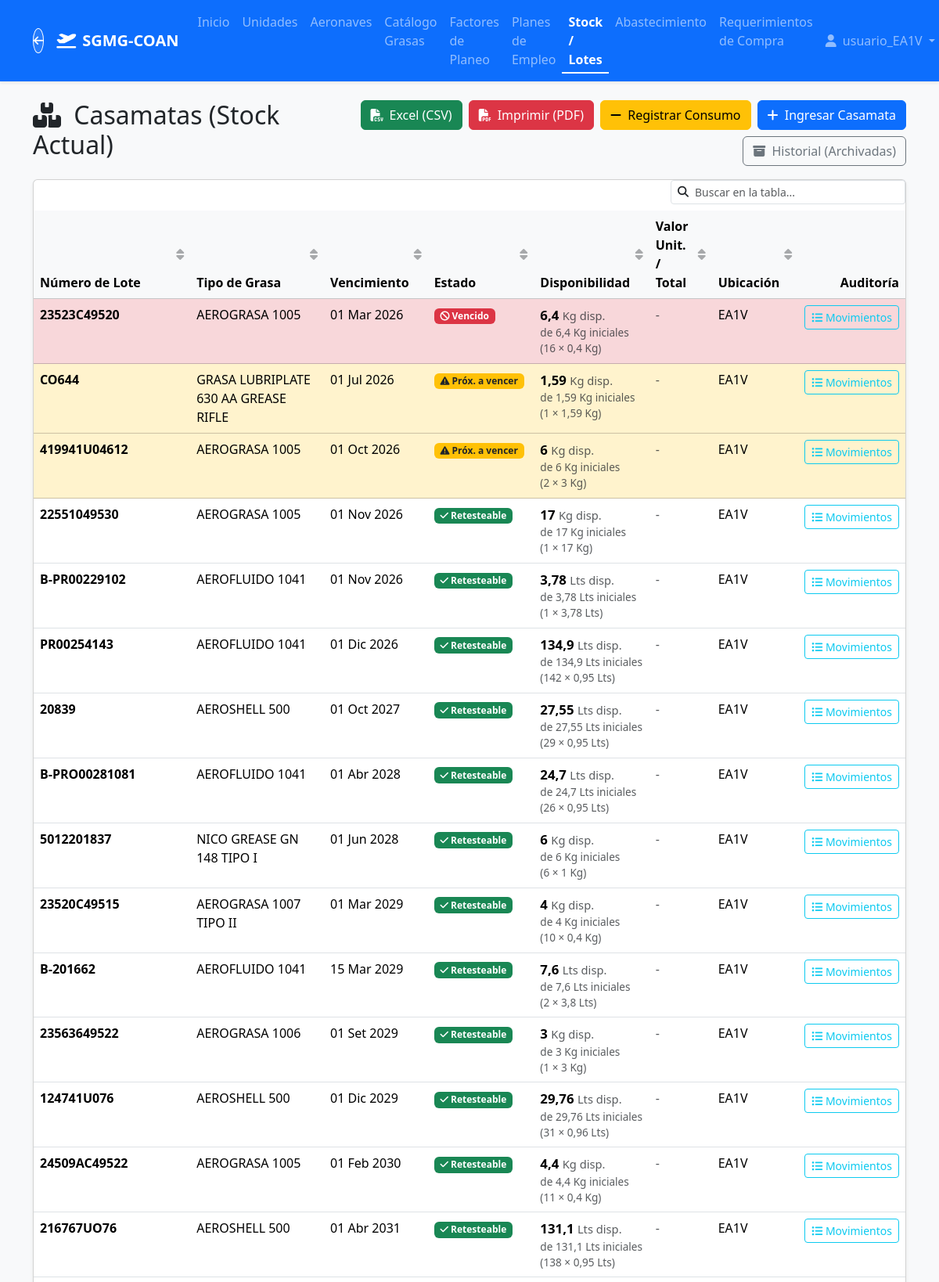
Page /stock/ (signed in, upper part) on the committed database.
### core/models.py (models this page shows, shortened)
class CustomUser(AbstractUser):
    unit = models.ForeignKey(
        'Unit',
        on_delete=models.SET_NULL,
        null=True,
        blank=True,
        related_name='users',
        verbose_name="Unidad / Escuadrilla Asignada",
        help_text="Asignar una unidad para restringir al usuario a consumos únicamente de esta ubicación."
    )

class GreaseBatch(models.Model):
    STATUS_CHOICES = [
        ('SERVICEABLE', 'Retesteable'),
        ('NEAR_EXPIRATION', 'Próximo a Vencer'),
        ('EXPIRED', 'Vencido'),
        ('PENDING_RETEST', 'Retesteando...'),
    ]
    grease_type = models.ForeignKey(GreaseType, on_delete=models.CASCADE, related_name="batches", verbose_name="Tipo de Grasa")
    batch_number = models.CharField(max_length=100, verbose_name="Número de Lote")
    manufacturing_date = models.DateField(verbose_name="Fecha de Fabricación")
    expiration_date = models.DateField(verbose_name="Fecha de Vencimiento")
    container_size = models.DecimalField(max_digits=10, decimal_places=2, null=True, blank=True, verbose_name="Cantidad por Envase", help_text="Ej: 5 para un envase de 5 Kg")
    container_count = models.PositiveIntegerField(null=True, blank=True, verbose_name="Cantidad de Envases", help_text="Número de envases/latas en este lote")
    initial_quantity = models.DecimalField(max_digits=10, decimal_places=2, verbose_name="Cantidad Total Inicial")
    available_quantity = models.DecimalField(max_digits=10, decimal_places=2, verbose_name="Cantidad Disponible")
    unit_price = models.DecimalField(max_digits=14, decimal_places=6, verbose_name="Costo Unitario Real ($)", blank=True, null=True, help_text="Costo real calculado por unidad (Kg/L).")
    storage_location = models.CharField(max_length=100, verbose_name="Ubicación (Almacén/Unidad)")
    status = models.CharField(max_length=30, choices=STATUS_CHOICES, default='SERVICEABLE', verbose_name="Estado")
    can_be_retested = models.BooleanField(default=True, verbose_name="¿Admite retesteo futuro?", help_text="Indica si este lote puede ser sometido a un nuevo retesteo cuando venza.")
    is_archived = models.BooleanField(default=False, verbose_name="¿Archivado (Historial)?")
    class Meta:
        verbose_name = "Casamata"
        verbose_name_plural = "Casamatas"
        unique_together = ('grease_type', 'batch_number', 'storage_location')

class GreaseType(models.Model):
    unidad = models.CharField(max_length=50, verbose_name="UNIDAD")
    nomenclatura = models.CharField(max_length=150, verbose_name="NOMENCLATURA")
    nne_nsn = models.CharField(max_length=100, verbose_name="N.N.E. / N.S.N.", blank=True, null=True)
    sibys = models.CharField(max_length=100, verbose_name="SIBYS", blank=True, null=True)
    nato = models.CharField(max_length=100, verbose_name="NATO", blank=True, null=True)
    normas_mil_otras = models.CharField(max_length=200, verbose_name="NORMAS MIL / OTRAS", blank=True, null=True)
    shelf_life_months = models.PositiveIntegerField(verbose_name="Vida Útil Total (Meses)")
    recertification_allowed = models.BooleanField(default=False, verbose_name="Permite Re-certificación")
    minimum_stock = models.DecimalField(max_digits=10, decimal_places=2, default=0, verbose_name="Stock Mínimo Permanente", help_text="Punto de pedido. El sistema enviará alertas si el stock cae por debajo de esta cantidad.")
    class Meta:
        verbose_name = "Tipo de Grasa / Aceite"
        verbose_name_plural = "Tipos de Grasas / Aceites"

### core/views.py (the view)
# urls.py: path('stock/', views.GreaseBatchListView.as_view(), name='batch_list'),
class GreaseBatchListView(LoginRequiredMixin, ListView):
    model = GreaseBatch
    template_name = 'core/greasebatch_list.html'
    context_object_name = 'batches'
    ordering = ['expiration_date']
    def get_queryset(self):
        update_batch_statuses()
        qs = super().get_queryset().filter(is_archived=False)
        user = self.request.user
        if user.is_authenticated and getattr(user, 'unit', None):
            from django.db.models import Case, When, Value, IntegerField
            qs = qs.annotate(
                is_own_unit=Case(
                    When(storage_location=user.unit.name, then=Value(0)),
                    default=Value(1),
                    output_field=IntegerField(),
                )
            ).order_by('is_own_unit', 'expiration_date')
            return qs
        return qs.order_by('expiration_date')

### core/services.py (called while the page is built)
def update_batch_statuses():
    today = timezone.now().date()
    warning_date = today + timedelta(days=180) # 6 months warning
    GreaseBatch.objects.filter(
        expiration_date__lte=today,
        status__in=['SERVICEABLE', 'NEAR_EXPIRATION']
    ).update(status='EXPIRED')
    GreaseBatch.objects.filter(
        expiration_date__gt=today,
        expiration_date__lte=warning_date,
        status__in=['SERVICEABLE', 'EXPIRED'] # Added EXPIRED here to catch retests that are now near expiration
    ).update(status='NEAR_EXPIRATION')
    GreaseBatch.objects.filter(
        expiration_date__gt=warning_date,
        status__in=['EXPIRED', 'NEAR_EXPIRATION']
    ).update(status='SERVICEABLE')

### core/templatetags/core_filters.py (called while the page is built)
@register.filter
def smart_number(value):
    try:
        if isinstance(value, Decimal):
            d = value.normalize()
            if d == d.to_integral():
                return int(d)
            return d
        f_val = float(value)
        rounded_val = round(f_val, 4)
        if rounded_val.is_integer():
            return int(rounded_val)
        return rounded_val
    except (ValueError, TypeError):
        return value

### core/templates/core/greasebatch_list.html (shortened to what this page needs)
{% extends 'base.html' %}
{% load core_filters %}
{% block content %}
<div class="d-flex justify-content-between align-items-center mt-4 mb-3">
    <h2><i class="fa-solid fa-boxes-stacked me-2"></i> Casamatas (Stock Actual)</h2>
    <div class="d-flex gap-2 flex-wrap justify-content-end">
        <a href="{% url 'export_grease_batches_csv' %}" class="btn btn-success"><i class="fa-solid fa-file-csv me-2"></i>Excel (CSV)</a>
        <a href="{% url 'export_grease_batches_pdf' %}" class="btn btn-danger"><i class="fa-solid fa-file-pdf me-2"></i>Imprimir (PDF)</a>
        {% if user.is_staff or 'Logistica' in user.groups.all|join:',' or 'Administrador' in user.groups.all|join:',' or user.unit %}
        <a href="{% url 'consume_grease' %}" class="btn btn-warning"><i class="fa-solid fa-minus me-1"></i> Registrar Consumo</a>
        <a href="{% url 'batch_create' %}" class="btn btn-primary"><i class="fa-solid fa-plus me-1"></i> Ingresar Casamata</a>
        {% endif %}
        <a href="{% url 'batch_archived_list' %}" class="btn btn-outline-secondary"><i class="fa-solid fa-box-archive me-1"></i> Historial (Archivadas)</a>
    </div>
</div>
<div class="card shadow-sm">
    <div class="card-body p-0">
        <table class="table table-hover mb-0">
            <thead class="table-light">
                <tr>
                    <th>Número de Lote</th>
                    <th>Tipo de Grasa</th>
                    <th>Vencimiento</th>
                    <th>Estado</th>
                    <th>Disponibilidad</th>
                    <th>Valor Unit. / Total</th>
                    <th>Ubicación</th>
                    <th class="text-end">Auditoría</th>
                </tr>
            </thead>
            <tbody>
                {% for batch in batches %}
                <tr class="{% if batch.available_quantity <= 0 %}table-secondary text-muted{% elif batch.status == 'EXPIRED' %}table-danger{% elif batch.status == 'NEAR_EXPIRATION' %}table-warning{% elif batch.status == 'PENDING_RETEST' %}table-info{% endif %}">
                    <td><strong>{{ batch.batch_number }}</strong></td>
                    <td>{{ batch.grease_type.nomenclatura }}</td>
                    <td data-sort="{{ batch.expiration_date|date:'Y-m-d' }}">{{ batch.expiration_date|date:"d M Y" }}</td>
                    <td>
                        {% if batch.available_quantity <= 0 %}
                            <span class="badge bg-secondary"><i class="fa-solid fa-box-open"></i> Sin Stock</span>
                        {% elif batch.status == 'SERVICEABLE' %}
                            <span class="badge bg-success"><i class="fa-solid fa-check"></i> Retesteable</span>
                        {% elif batch.status == 'NEAR_EXPIRATION' %}
                            <span class="badge bg-warning text-dark"><i class="fa-solid fa-triangle-exclamation"></i> Próx. a vencer</span>
                        {% elif batch.status == 'EXPIRED' %}
                            <span class="badge bg-danger"><i class="fa-solid fa-ban"></i> Vencido</span>
                        {% elif batch.status == 'PENDING_RETEST' %}
                            <span class="badge bg-info text-dark"><i class="fa-solid fa-flask-vial"></i> Retesteando...</span>
                        {% else %}
                            <span class="badge bg-secondary">{{ batch.get_status_display }}</span>
                        {% endif %}
                    </td>
                    <td>
                        <div class="d-flex flex-column">
                            <span class="fw-bold" style="font-size: 1.05em;">
                                {{ batch.available_quantity|smart_number }} <small class="text-muted fw-normal">{{ batch.grease_type.unidad }} disp.</small>
                            </span>
                            <span class="text-muted" style="font-size: 0.85em;">
                                de {{ batch.initial_quantity|smart_number }} {{ batch.grease_type.unidad }} iniciales
                                {% if batch.container_size and batch.container_count %}
                                    <br>({{ batch.container_count }} × {{ batch.container_size|smart_number }} {{ batch.grease_type.unidad }})
                                {% endif %}
                            </span>
                        </div>
                    </td>
                    <td>
                        {% if batch.unit_price %}
                            <small class="text-muted">${{ batch.unit_price|floatformat:2 }} c/u</small><br>
                            <strong>${{ batch.get_total_value|floatformat:2 }}</strong>
                        {% else %}
                            <span class="text-muted">-</span>
                        {% endif %}
                    </td>
                    <td>{{ batch.storage_location }}</td>
                    <td class="text-end text-nowrap">
                        <a href="{% url 'batch_detail' batch.id %}" class="btn btn-sm btn-outline-info"><i class="fa-solid fa-list-ul"></i> Movimientos</a>
                    </td>
                </tr>
                {% empty %}
                <tr>
                    <td colspan="7" class="text-center py-4 text-muted">No hay casamatas registradas en stock.</td>
                </tr>
                {% endfor %}
            </tbody>
        </table>
    </div>
</div>
{% endblock %}

### templates/base.html (shortened to what this page needs)
<!DOCTYPE html>
{% load static %}
<html lang="es">
<head>
    <link href="https://cdn.jsdelivr.net/npm/bootstrap@5.3.2/dist/css/bootstrap.min.css" rel="stylesheet">
    <link rel="stylesheet" href="https://cdnjs.cloudflare.com/ajax/libs/font-awesome/6.4.2/css/all.min.css">
    <link href="{% static 'css/style.css' %}" rel="stylesheet">
</head>
<body class="bg-light">
    {% block navbar %}
    <nav class="navbar navbar-expand-lg navbar-dark bg-primary shadow-sm mb-4">
        <div class="container">
            <a href="/" class="btn btn-sm text-white border-white me-3" style="border-radius: 50%; width: 32px; height: 32px; padding: 0; display: flex; align-items: center; justify-content: center; background: rgba(255,255,255,0.1);" title="Volver al Portal">
                <i class="fa-solid fa-arrow-left"></i>
            </a>
            <a class="navbar-brand d-flex align-items-center" href="{% url 'home' %}">
                <i class="fa-solid fa-plane-departure me-2"></i>
                <strong>SGMG-COAN</strong>
            </a>
            <div class="collapse navbar-collapse" id="navbarNav">
                <ul class="navbar-nav me-auto">
                    <li class="nav-item">
                        <a class="nav-link {% if request.resolver_match.url_name == 'home' %}active fw-bold text-white border-bottom border-2 border-white pb-1{% endif %}" href="{% url 'home' %}">Inicio</a>
                    </li>
                    {% if user.is_authenticated %}
                    <li class="nav-item">
                        <a class="nav-link " href="{% url 'unit_list' %}">Unidades</a>
                    </li>
                    <li class="nav-item">
                        <a class="nav-link {% if 'aircraft' in request.resolver_match.url_name %}active fw-bold text-white border-bottom border-2 border-white pb-1{% endif %}" href="{% url 'aircraft_list' %}">Aeronaves</a>
                    </li>
                    <li class="nav-item">
                        <a class="nav-link " href="{% url 'grease_list' %}">Catálogo Grasas</a>
                    </li>
                    <li class="nav-item">
                        <a class="nav-link {% if 'association' in request.resolver_match.url_name %}active fw-bold text-white border-bottom border-2 border-white pb-1{% endif %}" href="{% url 'association_list' %}">Factores de Planeo</a>
                    </li>
                    <li class="nav-item">
                        <a class="nav-link {% if 'flightplan' in request.resolver_match.url_name %}active fw-bold text-white border-bottom border-2 border-white pb-1{% endif %}" href="{% url 'flightplan_list' %}">Planes de Empleo</a>
                    </li>
                    <li class="nav-item">
                        <a class="nav-link {% if 'batch' in request.resolver_match.url_name or 'consume_grease' in request.resolver_match.url_name %}active fw-bold text-white border-bottom border-2 border-white pb-1{% endif %}" href="{% url 'batch_list' %}">Stock / Lotes</a>
                    </li>
                    <li class="nav-item">
                        <a class="nav-link " href="{% url 'procurement_forecast' %}">Abastecimiento</a>
                    </li>
                    <li class="nav-item">
                        <a class="nav-link " href="{% url 'requirement_list' %}">Requerimientos de Compra</a>
                    </li>
                    {% endif %}
                </ul>
                <ul class="navbar-nav ms-auto">
                    {% if user.is_authenticated %}
                        <li class="nav-item dropdown">
                            <a class="nav-link dropdown-toggle" href="#" id="navbarDropdown" role="button" data-bs-toggle="dropdown" aria-expanded="false">
                                <i class="fa-solid fa-user me-1"></i> {{ user.username }}
                            </a>
                        </li>
                    {% else %}
                        <li class="nav-item">
                            <a class="nav-link" href="{% url 'login' %}">Iniciar Sesión</a>
                        </li>
                    {% endif %}
                </ul>
            </div>
        </div>
    </nav>
    {% endblock navbar %}
    <div class="container">
        {% block content %}
        {% endblock %}
    </div>
</body>
</html>

### rows in the picture
CustomUser: username "usuario_EA1V"
GreaseBatch: batch_number "23523C49520", grease_type.nomenclatura "AEROGRASA 1005", expiration_date "01 Mar 2026", status "EXPIRED" (drawn), available_quantity|smart_number "6,4", grease_type.unidad "Kg", initial_quantity|smart_number "6,4", container_count "16", container_size|smart_number "0,4", storage_location "EA1V"
GreaseBatch: batch_number "CO644", grease_type.nomenclatura "GRASA LUBRIPLATE 630 AA GREASE RIFLE", expiration_date "01 Jul 2026", status "NEAR_EXPIRATION" (drawn), available_quantity|smart_number "1,59", grease_type.unidad "Kg", initial_quantity|smart_number "1,59", container_count "1", container_size|smart_number "1,59", storage_location "EA1V"
GreaseBatch: batch_number "419941U04612", grease_type.nomenclatura "AEROGRASA 1005", expiration_date "01 Oct 2026", status "NEAR_EXPIRATION" (drawn), available_quantity|smart_number "6", grease_type.unidad "Kg", initial_quantity|smart_number "6", container_count "2", container_size|smart_number "3", storage_location "EA1V"
GreaseBatch: batch_number "22551049530", grease_type.nomenclatura "AEROGRASA 1005", expiration_date "01 Nov 2026", status "SERVICEABLE" (drawn), available_quantity|smart_number "17", grease_type.unidad "Kg", initial_quantity|smart_number "17", container_count "1", container_size|smart_number "17", storage_location "EA1V"
GreaseBatch: batch_number "B-PR00229102", grease_type.nomenclatura "AEROFLUIDO 1041", expiration_date "01 Nov 2026", status "SERVICEABLE" (drawn), available_quantity|smart_number "3,78", grease_type.unidad "Lts", initial_quantity|smart_number "3,78", container_count "1", container_size|smart_number "3,78", storage_location "EA1V"
GreaseBatch: batch_number "PR00254143", grease_type.nomenclatura "AEROFLUIDO 1041", expiration_date "01 Dic 2026", status "SERVICEABLE" (drawn), available_quantity|smart_number "134,9", grease_type.unidad "Lts", initial_quantity|smart_number "134,9", container_count "142", container_size|smart_number "0,95", storage_location "EA1V"
GreaseBatch: batch_number "20839", grease_type.nomenclatura "AEROSHELL 500", expiration_date "01 Oct 2027", status "SERVICEABLE" (drawn), available_quantity|smart_number "27,55", grease_type.unidad "Lts", initial_quantity|smart_number "27,55", container_count "29", container_size|smart_number "0,95", storage_location "EA1V"
GreaseBatch: batch_number "B-PRO00281081", grease_type.nomenclatura "AEROFLUIDO 1041", expiration_date "01 Abr 2028", status "SERVICEABLE" (drawn), available_quantity|smart_number "24,7", grease_type.unidad "Lts", initial_quantity|smart_number "24,7", container_count "26", container_size|smart_number "0,95", storage_location "EA1V"
GreaseBatch: batch_number "5012201837", grease_type.nomenclatura "NICO GREASE GN 148 TIPO I", expiration_date "01 Jun 2028", status "SERVICEABLE" (drawn), available_quantity|smart_number "6", grease_type.unidad "Kg", initial_quantity|smart_number "6", container_count "6", container_size|smart_number "1", storage_location "EA1V"
GreaseBatch: batch_number "23520C49515", grease_type.nomenclatura "AEROGRASA 1007 TIPO II", expiration_date "01 Mar 2029", status "SERVICEABLE" (drawn), available_quantity|smart_number "4", grease_type.unidad "Kg", initial_quantity|smart_number "4", container_count "10", container_size|smart_number "0,4", storage_location "EA1V"
GreaseBatch: batch_number "B-201662", grease_type.nomenclatura "AEROFLUIDO 1041", expiration_date "15 Mar 2029", status "SERVICEABLE" (drawn), available_quantity|smart_number "7,6", grease_type.unidad "Lts", initial_quantity|smart_number "7,6", container_count "2", container_size|smart_number "3,8", storage_location "EA1V"
GreaseBatch: batch_number "23563649522", grease_type.nomenclatura "AEROGRASA 1006", expiration_date "01 Set 2029", status "SERVICEABLE" (drawn), available_quantity|smart_number "3", grease_type.unidad "Kg", initial_quantity|smart_number "3", container_count "1", container_size|smart_number "3", storage_location "EA1V"
GreaseBatch: batch_number "124741U076", grease_type.nomenclatura "AEROSHELL 500", expiration_date "01 Dic 2029", status "SERVICEABLE" (drawn), available_quantity|smart_number "29,76", grease_type.unidad "Lts", initial_quantity|smart_number "29,76", container_count "31", container_size|smart_number "0,96", storage_location "EA1V"
GreaseBatch: batch_number "24509AC49522", grease_type.nomenclatura "AEROGRASA 1005", expiration_date "01 Feb 2030", status "SERVICEABLE" (drawn), available_quantity|smart_number "4,4", grease_type.unidad "Kg", initial_quantity|smart_number "4,4", container_count "11", container_size|smart_number "0,4", storage_location "EA1V"
GreaseBatch: batch_number "216767UO76", grease_type.nomenclatura "AEROSHELL 500", expiration_date "01 Abr 2031", status "SERVICEABLE" (drawn), available_quantity|smart_number "131,1", grease_type.unidad "Lts", initial_quantity|smart_number "131,1", container_count "138", container_size|smart_number "0,95", storage_location "EA1V"
